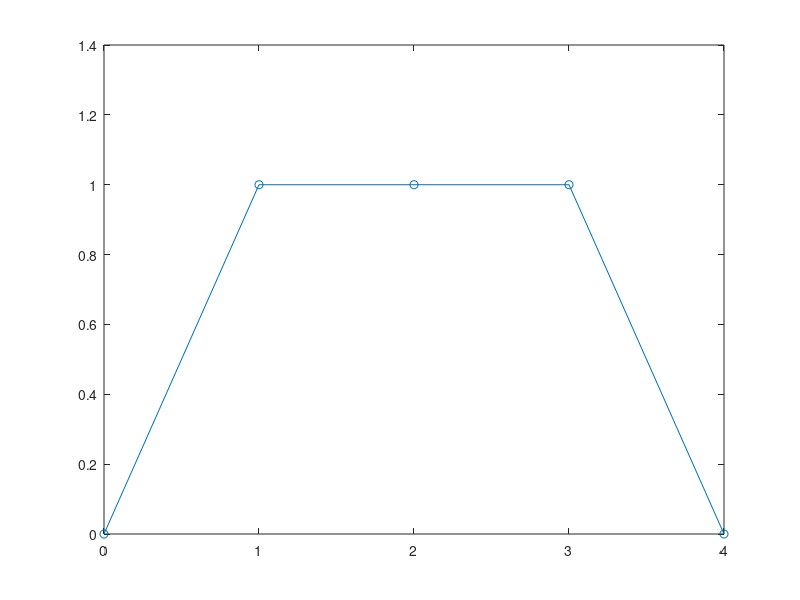

Write MATLAB code to recreate this figure.
% Authors: He "Crane" Chen, Misha Kazhdan
% hchen136@jhu.edu
% Johns Hopkins University, 2021

% This code solves the Poisson equation d2u/dx2 = V, V = [-1, 0, 0, 1]
n = 4;
x = linspace(0, 4, n+1);
% x = [0, 1, 2, 3, 4];
A = zeros(n-1);
A = A + diag(1./(x(3:end) - x(2:end-1))) + diag(1./(x(2:end-1) - x(1:end-2)));
A = A - diag(1./(x(3:end-1) - x(2:end-2)), 1);
A = A - diag(1./(x(3:end-1) - x(2:end-2)), -1);
b = zeros(n-1, 1);
b(1) = 1;
b(3) = 1;
u = A \ b;
plot(x, [0; u; 0], 'o-');




